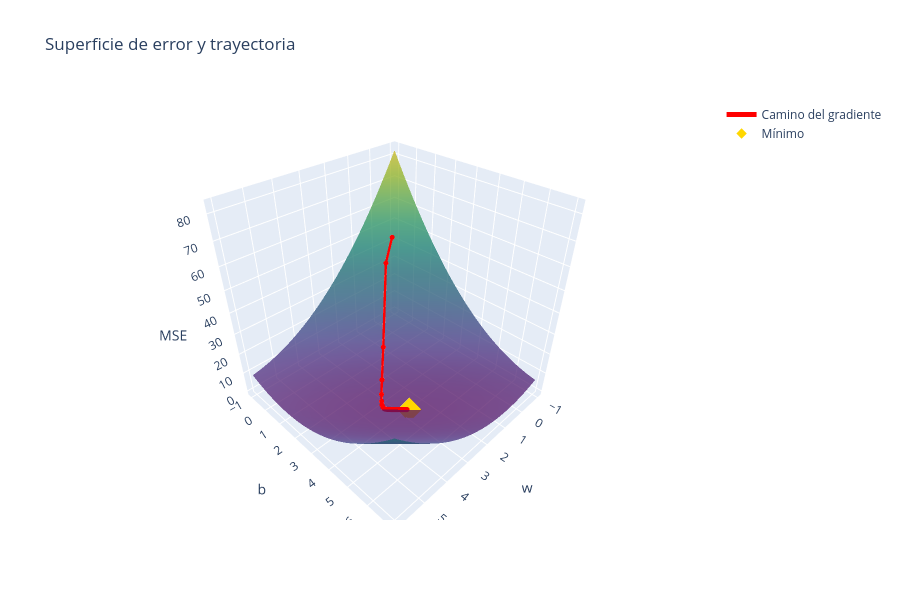

Notebook code cell kept with this figure:
### Markdown cell above
### 🏔️ La montaña del error en 3D
Cada punto $(w, b)$ tiene un error. El algoritmo baja por la pendiente hasta el valle. **Gira la gráfica con el dedo o el mouse.**

### Code cell
W, B = np.meshgrid(np.linspace(-1, 6, 80), np.linspace(-1, 7, 80))
Z = np.mean((W[..., None] * x + B[..., None] - y) ** 2, axis=-1)

fig = go.Figure()
fig.add_trace(go.Surface(x=W, y=B, z=Z, colorscale="Viridis", opacity=0.75, showscale=False))
fig.add_trace(go.Scatter3d(x=np.r_[0, hist[:, 0]], y=np.r_[0, hist[:, 1]],
                           z=np.r_[costo_mse(y, predecir(x, 0, 0)), hist[:, 2]],
                           mode="lines+markers", marker=dict(size=3, color="red"),
                           line=dict(color="red", width=5), name="Camino del gradiente"))
fig.add_trace(go.Scatter3d(x=[w], y=[b], z=[hist[-1, 2]], mode="markers",
                           marker=dict(size=8, color="gold", symbol="diamond"), name="Mínimo"))
fig.update_layout(scene=dict(xaxis_title="w", yaxis_title="b", zaxis_title="MSE"),
                  height=600, title="Superficie de error y trayectoria")
fig.show()

### Figure 1 — Plotly figure (JSON) as saved in the notebook; plotly's stock layout.template omitted (floating-point values rounded to 4 significant figures; data arrays with more than 128 entries replaced by an {"elided": "..."} marker saying what was removed)
{"data": [{"colorscale": [[0, "#440154"], [0.1111, "#482878"], [0.2222, "#3e4989"], [0.3333, "#31688e"], [0.4444, "#26828e"], [0.5556, "#1f9e89"], [0.6667, "#35b779"], [0.7778, "#6ece58"], [0.8889, "#b5de2b"], [1, "#fde725"]], "opacity": 0.75, "showscale": false, "type": "surface", "x": {"elided": "80x80 float values"}, "y": {"elided": "80x80 float values"}, "z": {"elided": "80x80 float values"}}, {"line": {"color": "red", "width": 5}, "marker": {"color": "red", "size": 3}, "mode": "lines+markers", "name": "Camino del gradiente", "type": "scatter3d", "x": {"elided": "201 float values"}, "y": {"elided": "201 float values"}, "z": {"elided": "201 float values"}}, {"marker": {"color": "gold", "size": 8, "symbol": "diamond"}, "mode": "markers", "name": "Mínimo", "type": "scatter3d", "x": [2.817], "y": [4.171], "z": [0.5162]}], "layout": {"height": 600, "scene": {"xaxis": {"title": {"text": "w"}}, "yaxis": {"title": {"text": "b"}}, "zaxis": {"title": {"text": "MSE"}}}, "title": {"text": "Superficie de error y trayectoria"}}}
